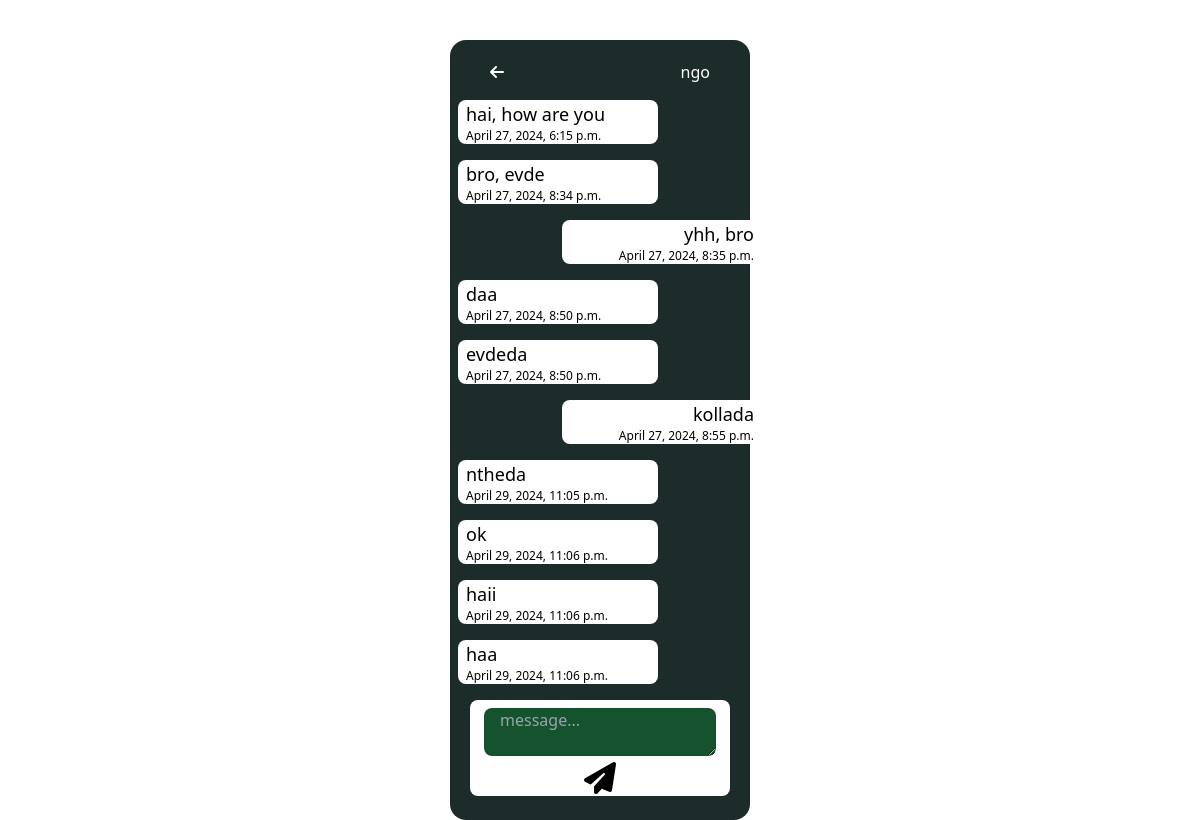
Before: /chat/chat/ngo@gmail.com/ (signed in) with the older database file.
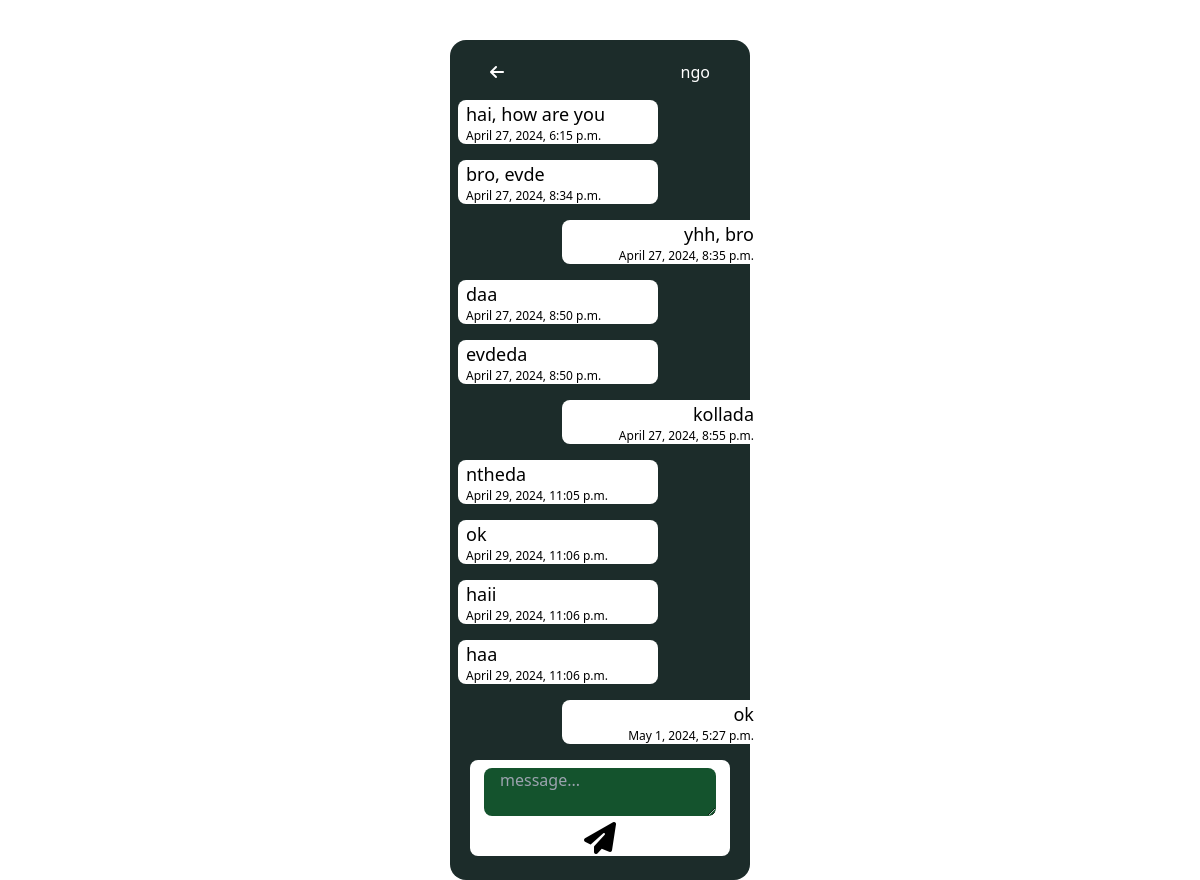
After: the same page with the newer database file.
### chat/models.py (models this page shows, shortened)
class Message(models.Model):
    sender = models.ForeignKey(settings.AUTH_USER_MODEL, related_name='sent_messages', on_delete=models.CASCADE)
    receiver = models.ForeignKey(settings.AUTH_USER_MODEL, related_name='received_messages', on_delete=models.CASCADE)
    message = models.TextField()
    timestamp = models.DateTimeField(auto_now_add=True)
    is_read = models.BooleanField(default=False)

### chat/views.py (the view)
# urls.py: path('chat/<str:username>/', ChatDetailView.as_view(), name='chat_detail'),
class ChatDetailView(View):
    @method_decorator(login_required)
    def get(self, request, username, *args, **kwargs):
        other_user = User.objects.get(username=username)
        messages = Message.objects.filter(
            (Q(sender=request.user) & Q(receiver=other_user)) |
            (Q(sender=other_user) & Q(receiver=request.user))
        ).order_by('timestamp')
        return render(request, 'chat_detail.html', {'messages': messages, 'other_user': other_user})

### chat/templates/chat_detail.html (shortened to what this page needs)
<!DOCTYPE html>
<html lang="en">
<head>
    <script src="https://cdn.tailwindcss.com"></script>
    <link rel="stylesheet" href="https://cdnjs.cloudflare.com/ajax/libs/font-awesome/6.1.1/css/all.min.css" />
    <link
    rel="stylesheet"
    href="https://cdn.jsdelivr.net/npm/bootstrap-icons@1.3.0/font/bootstrap-icons.css"
    />
</head>
<body>
    <section class="text-center w-1/4 mx-auto rounded-2xl h-3/4 mt-10" style="background-color: #1C2C2A;">
        <div class="flex justify-between pt-5">
            <a class="ml-10" href="{% url 'chat_list' %}">
                <i class="fa fa-arrow-left fa-base text-white" aria-hidden="true"></i>
            </a>
            <a class="mr-10"><p class=" text-white" aria-hidden="true">{{ other_user.first_name }}</p></a>
        </div>
        <div class="">
            <ul class="">
                {% for message in messages %}
                <li class="{% if other_user.username == message.sender.username %} text-left {% else %} text-right {% endif %}">
                    <div class="text-black bg-white my-4 w-2/3 rounded-lg px-2 {% if other_user.username == message.sender.username %} ml-2 {% else %} ml-28 {% endif %}">
                        <div>
                         <p class="text-lg">{{ message.message }}</p>
                         <p class="text-xs">{{ message.timestamp }}</p>
                        </div>
                    </div>
                </li>
                {% endfor %}
            </ul>
        </div>
        <div>
            <form method="post" action="{% url 'send_message' %}" class="bg-white rounded-lg mx-5 pt-2">
                <textarea name="message" placeholder="message..." required class="bg-green-900 rounded-lg px-4"></textarea>
                <button type="submit" class=""><i class="fa fa-paper-plane fa-2x" aria-hidden="true"></i></button>
            </form>
        </div>
        <br>
    </section>
</body>
</html>

Changed rows visible on the page:
added Message: message "ok", timestamp "May 1, 2024, 5:27 p.m."
